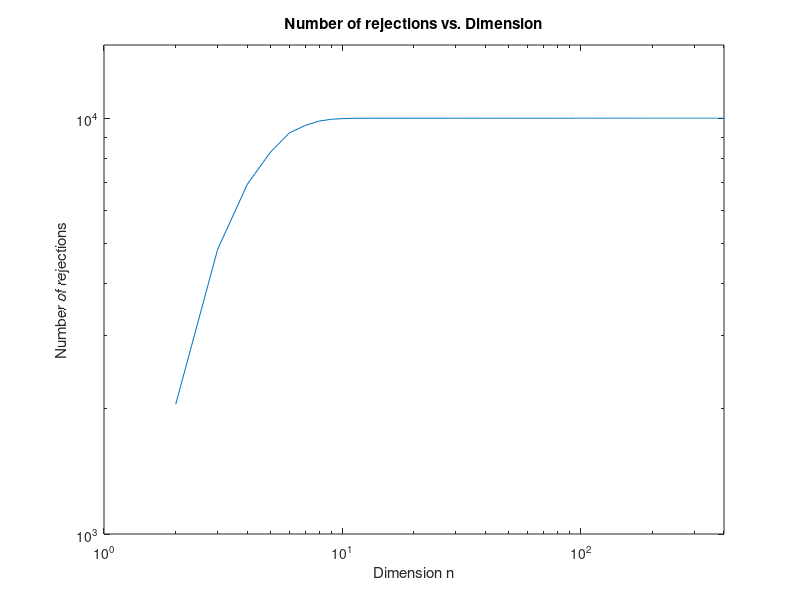

Reproduce this figure in MATLAB.
% GNU Octave
function [] = p2()
   n = 1:400;
   num_rejects = zeros(size(n));
   for i=1:numel(n)
      num_rejects(i) = rejection_counter(10000,n(i));
   end

   loglog(n,num_rejects);
   axis([1,400,1000,10000*1.5]);
   xlabel('Dimension n','interpreter','TeX');
   ylabel('Number of rejections', 'interpreter', 'TeX');
   title('Number of rejections vs. Dimension','interpreter','TeX');
   print('figures/p2.tikz','-dtikz','-S640,480');
end

function [num_rejects] = rejection_counter(N,n)
   r = 1.;
   num_rejects = 0;
   for i=1:N
      x = r*(1.-2.*rand([n 1]));
      if norm(x,2) <= r
         % store x, if needed
      else
         % generate a new x
         num_rejects = num_rejects+1;
      end
   end
end
